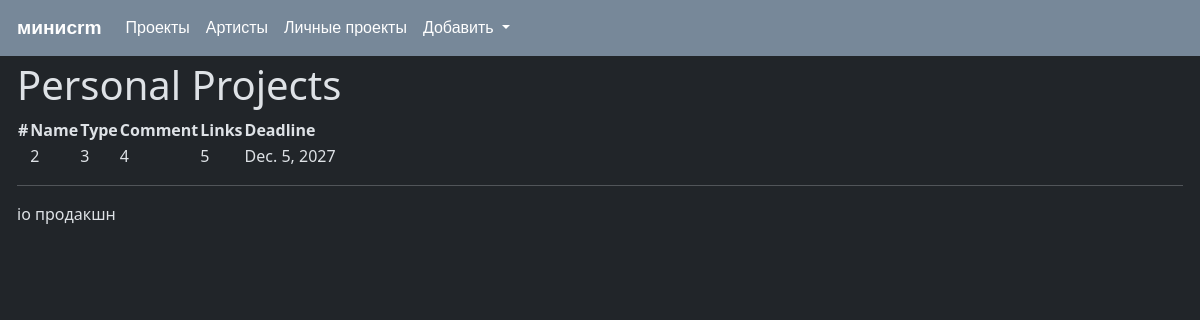
Page /personal/ on the committed database.
### minicrm/models.py (models this page shows, shortened)
class PersonalProject (models.Model):
    Name = models.CharField(max_length=50)
    Type = models.CharField(max_length=50)
    Comment = models.CharField(max_length=512)
    Links = models.CharField(max_length=512)
    Deadline = models.DateField()

### minicrm/views.py (the view)
class PersonalProjectListView(ListView):
    model = PersonalProject
    def get_context_data(self, **kwargs):
        context = super(PersonalProjectListView, self).get_context_data(**kwargs)
        return context

### minicrm/templates/minicrm/personal.html (shortened to what this page needs)
{% extends "minicrm/layout.html/" %}
{% block content %}
<h1> Personal Projects </h1>
<table>
            <thead>
                <th>#</th>
                <th>Name</th>
                <th>Type</th>
                <th>Comment</th>
                <th>Links</th>
                <th>Deadline</th>
            </thead>
    {% if pproject_list %}
        {% for pproject in pproject_list %}
            <tbody>
                <tr>
                    <td>{{ pproject.Number }}</td>
                    <td>{{ pproject.Name }}</td>
                    <td>{{ pproject.Type }}</td>
                    <td>{{ pproject.Comment }}</td>
                    <td>{{ pproject.Links }}</td>
                    <td>{{ pproject.Deadline }}</td>
                </tr>
            </tbody>
        {% endfor %}
    {% endif %}
</table>
{% endblock %}

### rows in the picture
PersonalProject: Name "2", Type "3", Comment "4", Links "5", Deadline "Dec. 5, 2027"
